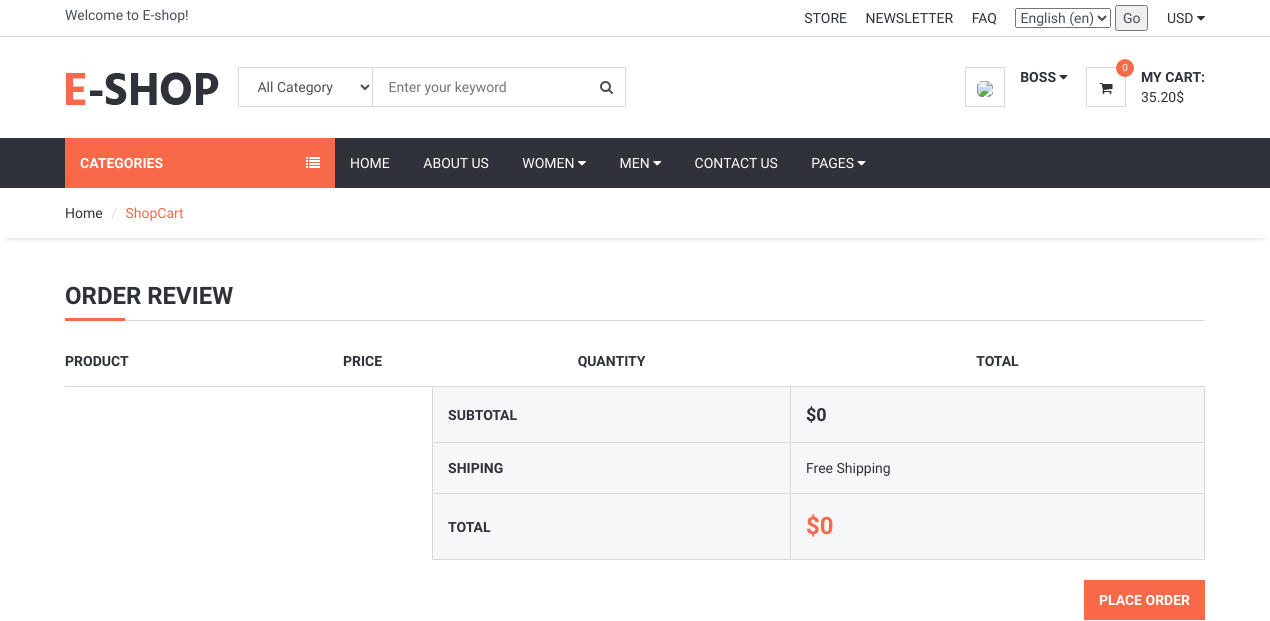
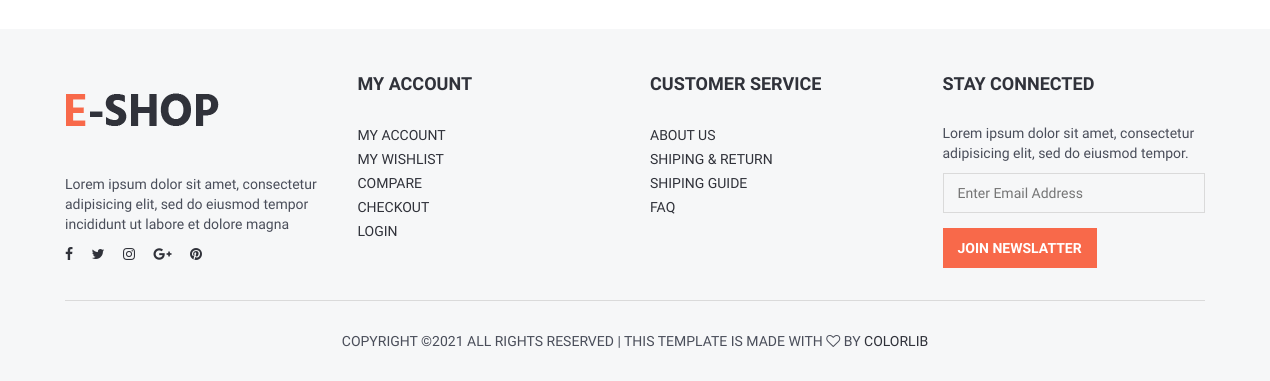
/order/shopcart (signed in), run on an earlier commit of the app's database (2 pictures, top to bottom).
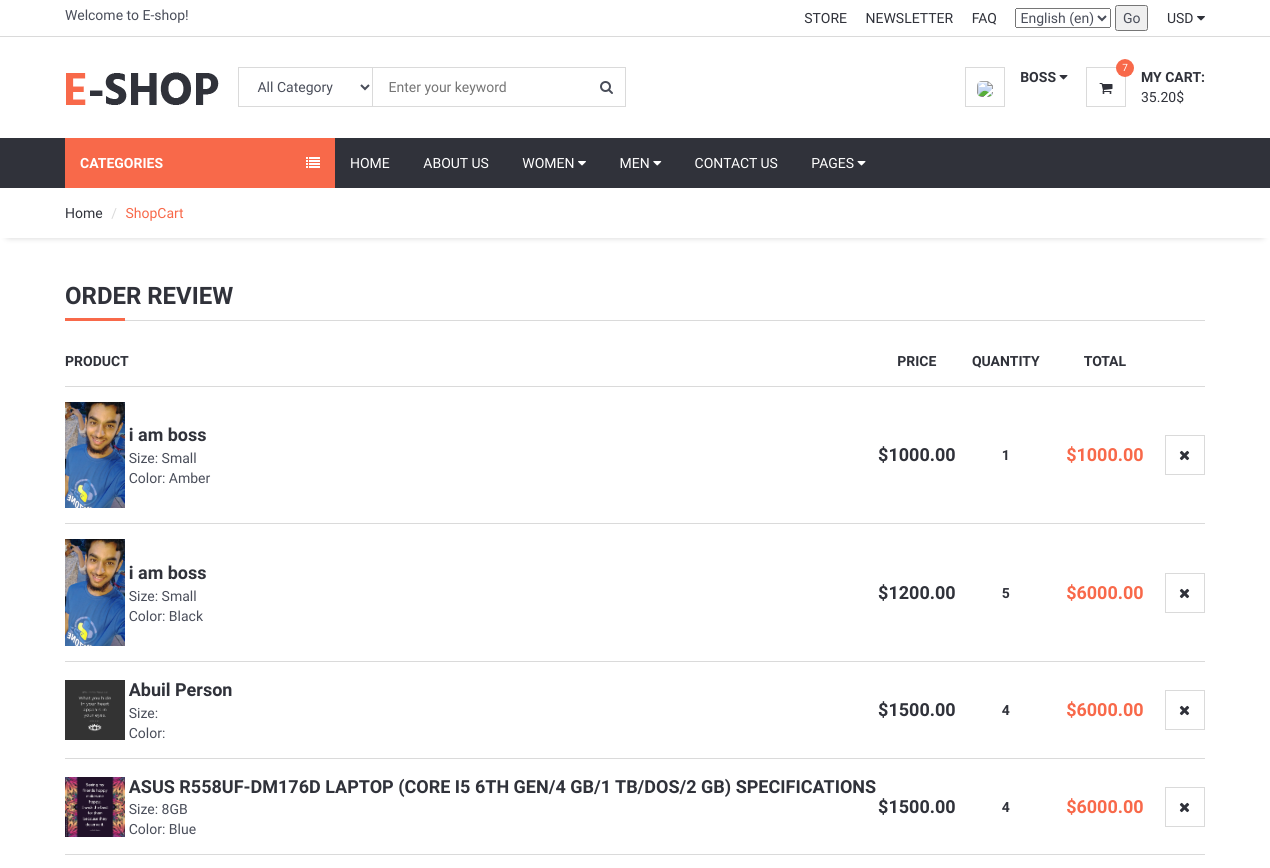
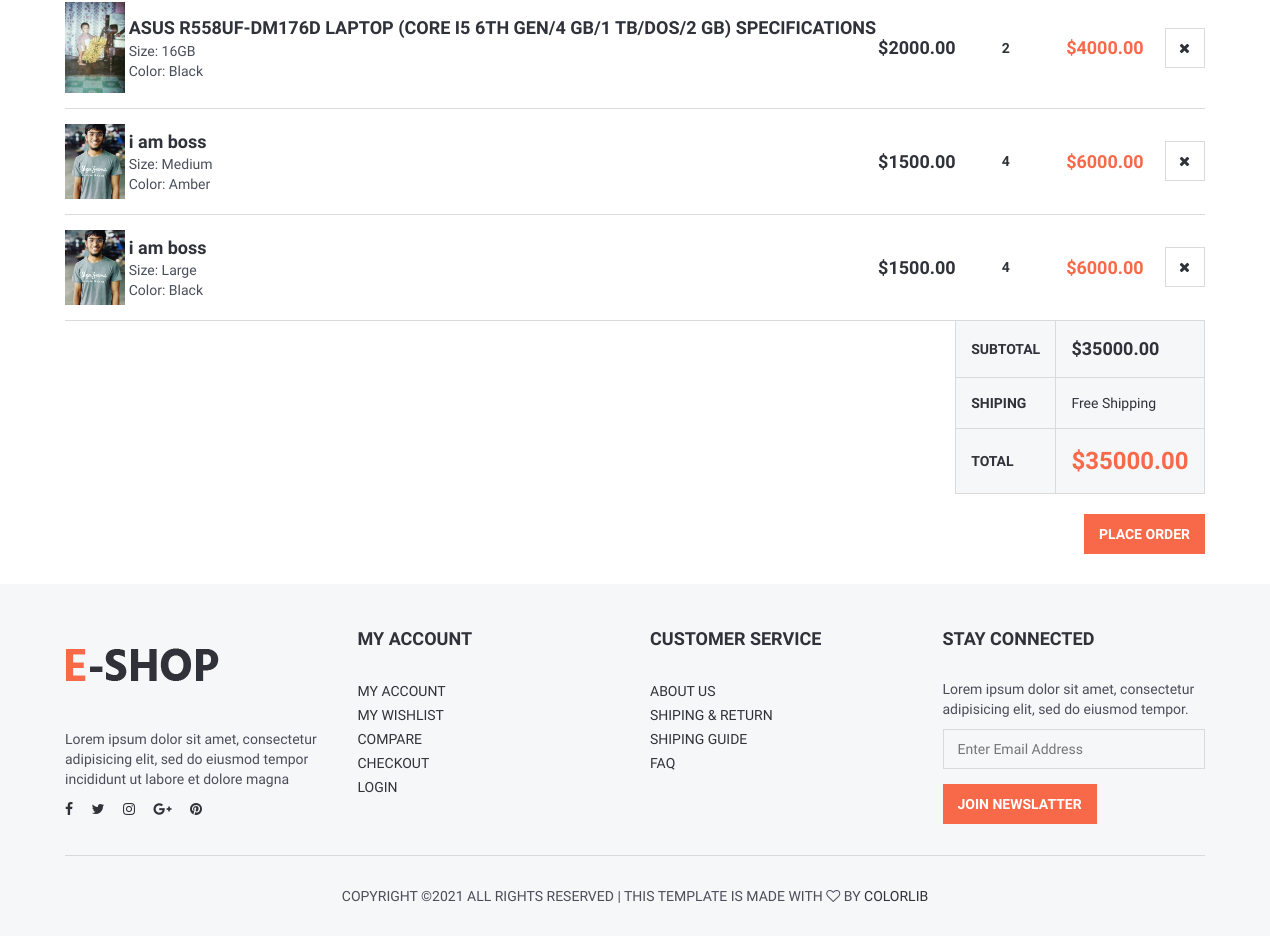
And on a later commit of the database (2 pictures, top to bottom).
### order/models.py (models this page shows, shortened)
class ShopCart(models.Model):
    user = models.ForeignKey(User, on_delete=models.SET_NULL, null=True)
    product = models.ForeignKey(Product , on_delete=models.SET_NULL, null=True)
    variant = models.ForeignKey(Variants , on_delete=models.SET_NULL, blank=True, null=True)
    quantity = models.IntegerField()
    @property
    def amount(self):
        return (self.quantity * self.product.price)
    @property
    def varamount(self):
        return (self.quantity * self.variant.price)

### product/models.py (models this page shows, shortened)
class Variants(models.Model):
    title = models.CharField(max_length=150, blank=True, null=True)
    product = models.ForeignKey(Product, on_delete=models.CASCADE)
    color = models.ForeignKey(Color, on_delete=models.CASCADE, blank=True, null=True)
    size = models.ForeignKey(Size, on_delete=models.CASCADE, blank=True, null=True)
    image_id = models.IntegerField(blank=True, null=True, default=0)
    quantity = models.IntegerField(default=1)
    price = models.DecimalField(max_digits=12, decimal_places=2, default=0)
    def image(self):
        img = Images.objects.get(id=self.image_id)
        if img.id is not None:
            varimage = img.image.url
        else:
            varimage = ""
        return varimage

class Images(models.Model):
    product = models.ForeignKey(Product, on_delete=models.CASCADE)
    title = models.CharField(max_length=50, blank=True)
    image = models.ImageField(blank=True, upload_to='product_image/')

class Product(models.Model):
    STATUS = (
        ('True', 'True'),
        ('False', 'False'),
    )
    VARIANTS = (
        ('None', 'None'),
        ('Size', 'Size'),
        ('Color', 'Color'),
        ('Size-Color', 'Size-Color'),
    )
    title = models.CharField(max_length=150)
    keywords = models.CharField(max_length=200)
    category = models.ForeignKey(Category , on_delete=models.CASCADE)
    description = models.TextField()
    image = models.ImageField(upload_to='product_image/')
    price = models.DecimalField(max_digits=12, decimal_places=2)
    amount = models.IntegerField()
    minamount=models.IntegerField()
    variant = models.CharField(max_length=10, choices=VARIANTS, default='None')
    detail = RichTextUploadingField()
    slug = models.SlugField(null=False, unique=True)
    status = models.CharField(max_length=5,choices=STATUS)
    create_at = models.DateTimeField(auto_now_add=True)
    update_at = models.DateTimeField(auto_now=True)
    def image_tag(self):
        return mark_safe('<img src="{}" height="50"/>'.format(self.image.url))
    image_tag.short_description = 'Image'

class Size(models.Model):
    name = models.CharField(max_length=50)
    code = models.CharField(max_length=50, blank=True, null=True)
    def __str__(self):
        return self.name

class Color(models.Model):
    name = models.CharField(max_length=50)
    code = models.CharField(max_length=50, blank=True, null=True)
    def __str__(self):
        return self.name

### order/views.py (the view)
# urls.py: path('shopcart', shopcart, name='shopcart'),
@login_required
def shopcart(request):
    category = Category.objects.all()
    current_user = request.user
    shopcart = ShopCart.objects.filter(user_id=current_user.id)
    total=0
    for rs in shopcart:
        if rs.product.variant == 'None':
            total += rs.product.price * rs.quantity
        else:
            total += rs.variant.price * rs.quantity
    print(total)
    context = { 'category': category, 'shopcart': shopcart, 'total': total}
    return render(request, 'shopcart_products.html', context)

### home/templatetags/my_tags.py (called while the page is built)
@register.simple_tag
def my_cart_item(userid):
    cart_item = ShopCart.objects.filter(user_id=userid).count()
    return cart_item

### order/templates/shopcart_products.html (shortened to what this page needs)
{% extends 'homebase.html' %}
{% block sidebar %} {% include 'sidebar.html' %} {% endblock %}
{% block body %}
	<div id="breadcrumb">
		<div class="container">
			<ul class="breadcrumb">
                <li><a href="{% url 'index' %}">Home</a></li>
                <li class="active">ShopCart</li>
			</ul>
		</div>
	</div>
	<div class="section">
		<div class="container">
			<div class="row">
				<div class="col-md-12">
					<div class="order-summary clearfix">
						<div class="section-title">
							<h3 class="title">Order Review</h3>
						</div>
						<table class="shopping-cart-table table">
							<thead>
								<tr>
									<th>Product</th>
									<th></th>
									<th class="text-center">Price</th>
									<th class="text-center">Quantity</th>
									<th class="text-center">Total</th>
									<th class="text-right"></th>
								</tr>
							</thead>
							<tbody>
								{% for item in shopcart %}
								<tr>
									<td class="thumb">
										{% if item.variant.image_id > 0 %}
										<img src="{{ item.variant.image }}" alt="">
										{% else %}
										<img src="{{ item.product.image.url }}" alt="">
										{% endif %}
									</td>
									<td class="details">
										<a href="/product/{{ item.product.id }}/{{ item.product.slug }}">{{ item.product.title }}</a>
										<ul>
											<li><span>Size: {{ item.variant.size }}</span></li>
											<li><span>Color: {{ item.variant.color }}</span></li>
										</ul>
									</td>
									<td class="price text-center"><strong>
										{% if item.product.variant == 'None' %}
											${{  item.product.price }}
										{% else %}
											${{  item.variant.price }}
										{% endif %}
									</strong></td>
									<td class="qty text-center"><strong>{{  item.quantity }}</strong></td>
									<td class="total text-center"><strong class="primary-color">
										{% if item.product.variant == 'None' %}
											${{ item.amount }}
										{% else %}
											${{ item.varamount }}
										{% endif %}
									</strong></td>
									<td class="text-right"><a href="/order/delete_from_shopcart/{{ item.id }}" onclick="return confirm('Delete ! Are you sure?')" class="main-btn icon-btn"><i class="fa fa-close"></i></a></td>
								</tr>
								{% endfor %}
							</tbody>
							<tfoot>
								<tr>
									<th class="empty" colspan="3"></th>
									<th>SUBTOTAL</th>
									<th colspan="2" class="sub-total">${{ total }}</th>
								</tr>
								<tr>
									<th class="empty" colspan="3"></th>
									<th>SHIPING</th>
									<td colspan="2">Free Shipping</td>
								</tr>
								<tr>
									<th class="empty" colspan="3"></th>
									<th>TOTAL</th>
									<th colspan="2" class="total">${{ total }}</th>
								</tr>
							</tfoot>
						</table>
						<div class="pull-right">
							<a href="/order/orderproduct" class="primary-btn">Place Order</a>
						</div>
					</div>
				</div>
			</div>
		</div>
	</div>
{% endblock  %}

### home/templates/header.html (shortened to what this page needs)
{% load static %}
{% load i18n %}
	<header>
		<div id="top-header">
			<div class="container">
				<div class="pull-left">
					<span>{% trans "Welcome to E-shop!" %}</span>
				</div>
				<div class="pull-right">
					<ul class="header-top-links">
						<li><a href="#">Store</a></li>
						<li><a href="#">Newsletter</a></li>
						<li><a href="#">FAQ</a></li>
						<li class="dropdown default-dropdown">
							<form action="{% url 'set_language' %}" method="post">{% csrf_token %}
								<select name="language">
									{% get_current_language as LANGUAGE_CODE %}
									{% get_available_languages as LANGUAGES %}
									{% get_language_info_list for LANGUAGES as languages %}
									{% for language in languages %}
										<option value="{{ language.code }}"{% if language.code == LANGUAGE_CODE %} selected{% endif %}>
											{{ language.name_local }} ({{ language.code }})
										</option>
									{% endfor %}
								</select>
								<input type="submit" value="Go">
							</form>
						</li>
						<li class="dropdown default-dropdown">
							<a class="dropdown-toggle" data-toggle="dropdown" aria-expanded="true">USD <i class="fa fa-caret-down"></i></a>
						</li>
					</ul>
				</div>
			</div>
		</div>
		<div id="header">
			<div class="container">
				<div class="pull-left">
					<div class="header-logo">
						<a class="logo" href="#">
							<img src="{% static 'img/logo.png' %}" alt="">
						</a>
					</div>
					<div class="header-search">
						<form action="/search/" method="POST">
							<input id="query" name="query" class="input search-input" type="text" placeholder="Enter your keyword">
							<select name="catid" class="input search-categories">
								<option value="0">All Category</option>
								{% load mptt_tags %}
							</select>
							<button class="search-btn"><i class="fa fa-search"></i></button>
						</form>
					</div>
				</div>
				<div class="pull-right">
					<ul class="header-btns">
						<li class="header-account dropdown default-dropdown">
							{% if user.id is not None %}
							<div class="dropdown-toggle" role="button" data-toggle="dropdown" aria-expanded="true">
								<div class="header-btns-icon">
									<img src="{{ request.session.userimage }}" style="height: 40px; border-radius: 30%">
								</div>
								<strong class="text-uppercase">{{ user.first_name }} <i class="fa fa-caret-down"></i></strong>
							</div>
							{% else %}
							<a href="{% url 'login_view' %}" class="text-uppercase">Login</a> / <a href="{% url 'signup_view' %}" class="text-uppercase">Sign Up</a>
							{% endif %}
						</li>
						<li class="header-cart dropdown default-dropdown">
							<a href="/order/shopcart">
								<div class="header-btns-icon">
									<i class="fa fa-shopping-cart"></i>
									{% load my_tags %}
                                	{% my_cart_item user.id as cart_item %}
									<span class="qty">{{ cart_item }}</span>
								</div>
								<strong class="text-uppercase">My Cart:</strong>
								<br>
								<span>35.20$</span>
							</a>
						</li>
					</ul>
				</div>
			</div>
		</div>
	</header>

What changed in the data, as far as the page shows it:
added ShopCart: variant.image (picture), product "i am boss", variant.size "Small", variant.color "Amber", variant.price "1000.00", quantity "1", varamount "1000.00"
added ShopCart: variant.image (picture), product "i am boss", variant.size "Small", variant.color "Black", variant.price "1200.00", quantity "5", varamount "6000.00"
added ShopCart: product.image (picture), product "Abuil Person", product.price "1500.00", quantity "4", amount "6000.00"
added ShopCart: variant.image (picture), product "ASUS R558UF-DM176D LAPTOP (CORE I5 6TH GEN/4 GB/1 TB/DOS/2 GB) SPECIFICATIONS", variant.size "8GB", variant.color "Blue", variant.price "1500.00", quantity "4", varamount "6000.00"
added ShopCart: variant.image (picture), product "ASUS R558UF-DM176D LAPTOP (CORE I5 6TH GEN/4 GB/1 TB/DOS/2 GB) SPECIFICATIONS", variant.size "16GB", variant.color "Black", variant.price "2000.00", quantity "2", varamount "4000.00"
added ShopCart: variant.image (picture), product "i am boss", variant.size "Medium", variant.color "Amber", variant.price "1500.00", quantity "4", varamount "6000.00"
added ShopCart: variant.image (picture), product "i am boss", variant.size "Large", variant.color "Black", variant.price "1500.00", quantity "4", varamount "6000.00"
Also different on the page:
{{ cart_item }}: "0" → "7"
{{ total }}: "0" → "35000.00"
